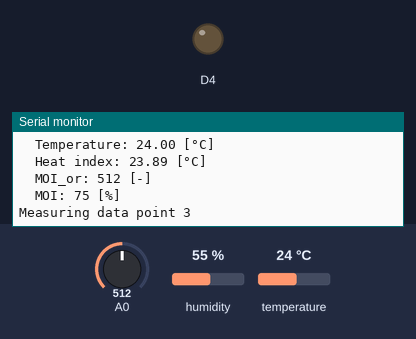
A sketch run on a simulated ESP8266 (Wemos D1 mini). On the bench: output pins drawn as LEDs (lit = HIGH), the last lines printed to the serial monitor. The test bench sets the inputs (shaded band); at power-on: humidity 55 %, A0 = 512, temperature 24 °C. WiFi joins after 1.5 s; servers stay silent unless stated; pins used as bus, display or sensor lines are not drawn.

Above: at 6.3 s.
6.4 s: humidity set to 22 %
At 8.5 s:
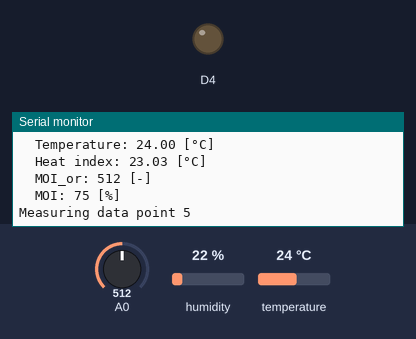
8.6 s: A0 set to 716
At 10.2 s:
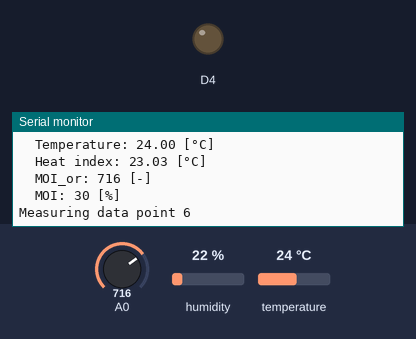
10.8 s: temperature set to 12 °C
At 11.4 s:
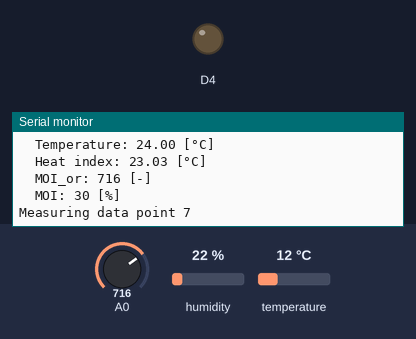
13.0 s: A0 set to 900
At 14.4 s:
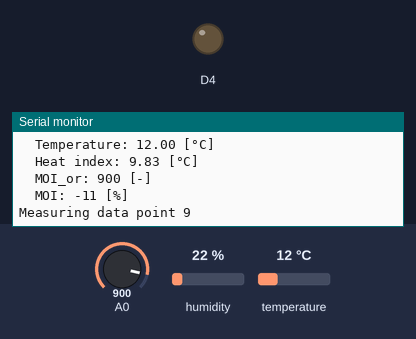
15.2 s: humidity set to 40 %
At 17.0 s:
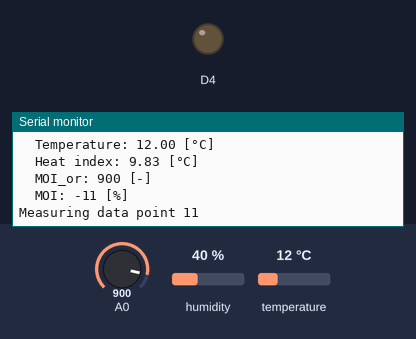
Timing chart, 0 to 18.4 s (numbered marks = the images above; inputs shaded):
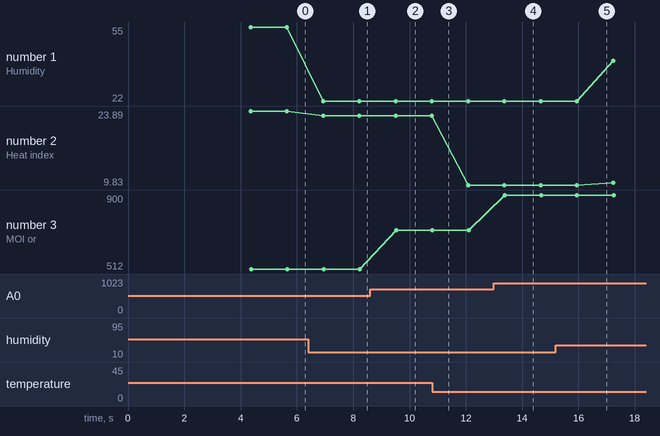

Measured:
- after the input at 6.4 s, the serial monitor: prints a new line after 0.54 s (image 1)
- after the input at 8.6 s, the serial monitor: prints a new line after 0.93 s (image 2)
- after the input at 13.0 s, the serial monitor: prints a new line after 0.37 s (image 4)
- plotted number 1: 55 → 22 after the input at 6.4 s, 22 → 40 after the input at 15.2 s
- plotted number 2: 23.89 → 23.03 after the input at 6.4 s, 23.03 → 9.83 after the input at 10.8 s, 9.83 → 10.3 after the input at 15.2 s
- plotted number 3: 512 → 716 after the input at 8.6 s, 716 → 900 after the input at 13.0 s

The sketch:

functional_wifi.ino
```cpp
#include "DHT.h"
#include <ESP8266WiFi.h>

#define DHTPIN D4                     // what pin we're connected to
#define DHTTYPE DHT11                 // DHT 11
DHT dht(DHTPIN, DHTTYPE);             // initialize DHT sensor

#define durationSleep  5              // sleep time in [s]

// Network SSID
const char* ssid = "obenW";
const char* password = "BBWFBUJOSYYHENVL";
WiFiServer server(80); //Port auf welchem der Server laufen soll.
byte mac[6];

String prepareHeader()
{
  String htmlHeader =
     String("HTTP/1.1 200 OK\r\n") +
            "Content-Type: text/html\r\n" +
            "Connection: close\r\n" +  // the connection will be closed after completion of the response
            "Refresh: 1\r\n" +  // refresh the page automatically every 5 sec
            "\r\n" +
            "<!DOCTYPE HTML>";
  return htmlHeader;
}

void setup() {

  Serial.begin(9600);               // Set bauD rate
  delay(500);                       // wait for serial communication to be build up
  pinMode(LED_BUILTIN, OUTPUT);     // Initialize the LED_BUILTIN pin as an output

  Serial.print("\n\nWaking up ...");
  delay(1000);

  wifiConnect();
  serverConnect();
  readSensors();

  Serial.print("Going to sleep ... ");
  ESP.deepSleep(durationSleep * 1000000);
  delay(100);
}

void loop() {
}


void wifiConnect() {

  if (WiFi.status() != WL_CONNECTED)  {
    // Connect WiFi
    Serial.print("\nConnecting to Wifi");
    WiFi.hostname("D1 mini");
    WiFi.begin(ssid, password);

    int connectionTry = 0;
    while (WiFi.status() != WL_CONNECTED) {
      delay(500);
      Serial.print(".");
      connectionTry++;
      if ( connectionTry >= 50 ) {
        Serial.println("Connection not possible");
        Serial.print("Restarting ESP ... ");
        ESP.restart();
      }
    }
  }

  Serial.println("\nWiFi connected");
    // Print the IP address
  Serial.print("Host IP-address: ");
  Serial.println(WiFi.localIP());

  //Print d1 minis mac adress
  WiFi.macAddress(mac);
  Serial.print("D1mini MAC-adress: ");
  Serial.print(mac[0],HEX);
  Serial.print(":");
  Serial.print(mac[1],HEX);
  Serial.print(":");
  Serial.print(mac[2],HEX);
  Serial.print(":");
  Serial.print(mac[3],HEX);
  Serial.print(":");
  Serial.print(mac[4],HEX);
  Serial.print(":");
  Serial.println(mac[5],HEX);
}


void readSensors() {

    dht.begin();

    for (int i = 0; i < 100; i++)
    {

      Serial.print("Measuring data point ");
      Serial.println(i+1);

      delay(1000);                    // wait a bit before measuring

      digitalWrite(BUILTIN_LED, LOW);
      delay(100);
      int moi_or = analogRead(A0);                        // read capacitive soil moisture
      int moi = map(moi_or,400,850,100,0);                // map from 0% to 100%
      float h = dht.readHumidity();                       // read air humidity
      float t = dht.readTemperature();                    // read air temperature
      float hi = dht.computeHeatIndex(t, h, false);       // Compute heat index in Celsius (isFahreheit = false)
      digitalWrite(BUILTIN_LED, HIGH);
      delay(100);

      if (isnan(h) || isnan(t)) {
        Serial.println("ERROR reading DHT11");
        return;
      }
      else if (isnan(moi_or)) {
        Serial.println("ERROR reading MS V1.2");
        return;
      }

      Serial.print("\tHumidity: ");
      Serial.print(h);
      Serial.println(" [%] ");
      Serial.print("\tTemperature: ");
      Serial.print(t);
      Serial.println(" [°C] ");
      Serial.print("\tHeat index: ");
      Serial.print(hi);
      Serial.println(" [°C] ");
      Serial.print("\tMOI_or: ");
      Serial.print(moi_or);
      Serial.println(" [-] ");
      Serial.print("\tMOI: ");
      Serial.print(moi);
      Serial.println(" [%] ");

      WiFiClient client = server.available();
      if (client) {

        Serial.println("Neuer Client");        // Kontrollelement im seriellen Monitor
        while (client.connected()) {
          if (client.available())  {
            response(client, t, h, hi, moi);
            break;
          }
        }
      }
    }
}

void serverConnect() {

  server.begin(); // Starten des Servers.
  Serial.println("Server established"); //Ausgabe auf der Seriellen Schnittstelle das der Server gestartet wurde.

  // Ausgabe der IP Adresse
  Serial.print("URL : http://");
  Serial.print(WiFi.localIP());
  Serial.println("/");
  Serial.println("--------------------------------------");

}

void response(WiFiClient client, float t, float h, int hi, int moi){

  client.println(prepareHeader());
  client.println("<html>");
  client.println("Air humdity: ");
  client.println(h);
  client.println("%");
  client.println("<br>");
  client.println("Air temperature: ");
  client.println(t);
  client.println(" &deg;C");
  client.println("<br>");
  client.println("Heat index: ");
  client.println(hi);
  client.println(" &deg;C");
  client.println("<br>");
  client.println("MOI: ");
  client.println(moi);
  client.println(" &deg;C");
  client.println("<br>");
  client.println("</html>");

}
```
